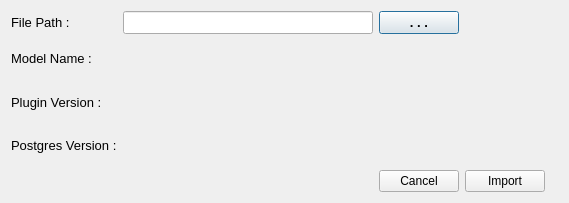
<?xml version="1.0" encoding="UTF-8"?>
<ui version="4.0">
 <class>ImportFile</class>
 <widget class="QDialog" name="ImportFile">
  <property name="geometry">
   <rect>
    <x>0</x>
    <y>0</y>
    <width>562</width>
    <height>203</height>
   </rect>
  </property>
  <property name="windowTitle">
   <string>Import File</string>
  </property>
  <property name="accessibleName">
   <string/>
  </property>
  <layout class="QGridLayout" name="gridLayout_2">
   <item row="1" column="2">
    <widget class="QLabel" name="label_6">
     <property name="text">
      <string/>
     </property>
    </widget>
   </item>
   <item row="1" column="1">
    <layout class="QGridLayout" name="gridLayout">
     <item row="0" column="2">
      <layout class="QHBoxLayout" name="horizontalLayout_2">
       <item>
        <widget class="QPushButton" name="btn_open_file">
         <property name="font">
          <font>
           <pointsize>10</pointsize>
           <weight>75</weight>
           <bold>true</bold>
          </font>
         </property>
         <property name="autoFillBackground">
          <bool>false</bool>
         </property>
         <property name="text">
          <string>. . .</string>
         </property>
        </widget>
       </item>
       <item>
        <spacer name="horizontalSpacer_2">
         <property name="orientation">
          <enum>Qt::Horizontal</enum>
         </property>
         <property name="sizeType">
          <enum>QSizePolicy::MinimumExpanding</enum>
         </property>
         <property name="sizeHint" stdset="0">
          <size>
           <width>40</width>
           <height>20</height>
          </size>
         </property>
        </spacer>
       </item>
      </layout>
     </item>
     <item row="1" column="1">
      <widget class="QLabel" name="txt_shem">
       <property name="font">
        <font>
         <pointsize>10</pointsize>
        </font>
       </property>
       <property name="text">
        <string/>
       </property>
      </widget>
     </item>
     <item row="0" column="1">
      <widget class="QLineEdit" name="txt_file">
       <property name="font">
        <font>
         <pointsize>10</pointsize>
        </font>
       </property>
      </widget>
     </item>
     <item row="0" column="0">
      <widget class="QLabel" name="label">
       <property name="font">
        <font>
         <pointsize>10</pointsize>
        </font>
       </property>
       <property name="text">
        <string>File Path :</string>
       </property>
      </widget>
     </item>
     <item row="1" column="0">
      <widget class="QLabel" name="label_2">
       <property name="font">
        <font>
         <pointsize>10</pointsize>
        </font>
       </property>
       <property name="text">
        <string>Model Name :</string>
       </property>
      </widget>
     </item>
     <item row="2" column="0">
      <widget class="QLabel" name="label_3">
       <property name="font">
        <font>
         <pointsize>10</pointsize>
        </font>
       </property>
       <property name="text">
        <string>Plugin Version :</string>
       </property>
      </widget>
     </item>
     <item row="3" column="0">
      <widget class="QLabel" name="label_4">
       <property name="font">
        <font>
         <pointsize>10</pointsize>
        </font>
       </property>
       <property name="text">
        <string>Postgres Version :</string>
       </property>
      </widget>
     </item>
     <item row="2" column="1">
      <widget class="QLabel" name="txt_vplug">
       <property name="font">
        <font>
         <pointsize>10</pointsize>
        </font>
       </property>
       <property name="text">
        <string/>
       </property>
      </widget>
     </item>
     <item row="3" column="1">
      <widget class="QLabel" name="txt_vpgsql">
       <property name="font">
        <font>
         <pointsize>10</pointsize>
        </font>
       </property>
       <property name="text">
        <string/>
       </property>
      </widget>
     </item>
     <item row="4" column="1">
      <spacer name="horizontalSpacer_3">
       <property name="orientation">
        <enum>Qt::Horizontal</enum>
       </property>
       <property name="sizeType">
        <enum>QSizePolicy::MinimumExpanding</enum>
       </property>
       <property name="sizeHint" stdset="0">
        <size>
         <width>250</width>
         <height>20</height>
        </size>
       </property>
      </spacer>
     </item>
     <item row="4" column="2">
      <layout class="QHBoxLayout" name="horizontalLayout">
       <item>
        <spacer name="horizontalSpacer">
         <property name="orientation">
          <enum>Qt::Horizontal</enum>
         </property>
         <property name="sizeHint" stdset="0">
          <size>
           <width>40</width>
           <height>20</height>
          </size>
         </property>
        </spacer>
       </item>
       <item>
        <widget class="QPushButton" name="btn_cancel">
         <property name="toolTip">
          <string>Annuler</string>
         </property>
         <property name="text">
          <string>Cancel</string>
         </property>
         <property name="iconSize">
          <size>
           <width>20</width>
           <height>20</height>
          </size>
         </property>
        </widget>
       </item>
       <item>
        <widget class="QPushButton" name="btn_valid">
         <property name="toolTip">
          <string>Créer le nouveau projet</string>
         </property>
         <property name="text">
          <string>Import</string>
         </property>
         <property name="iconSize">
          <size>
           <width>20</width>
           <height>20</height>
          </size>
         </property>
        </widget>
       </item>
      </layout>
     </item>
    </layout>
   </item>
  </layout>
 </widget>
 <resources/>
 <connections/>
</ui>
